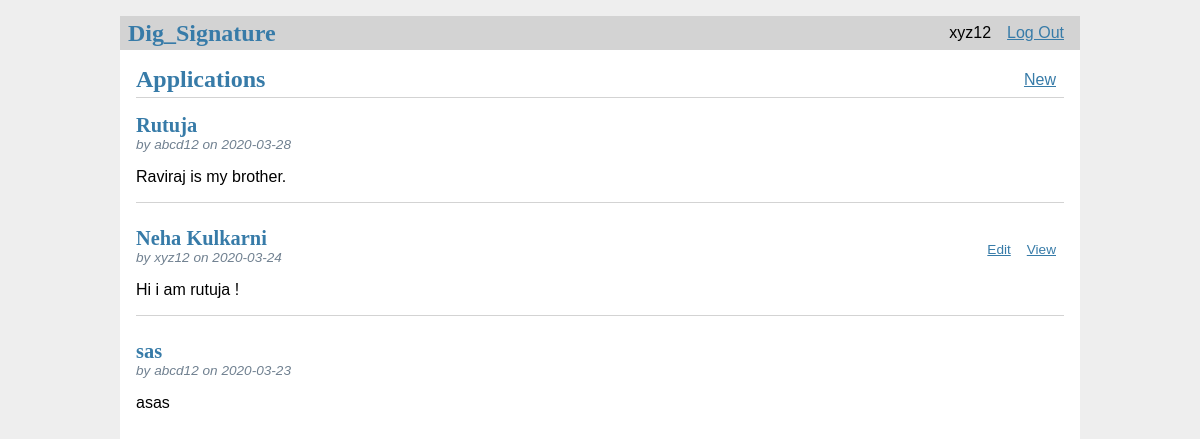
/home (signed in), run on the app's committed database.
### tables this page shows
CREATE TABLE user (
  id INTEGER PRIMARY KEY AUTOINCREMENT,
  username TEXT UNIQUE NOT NULL,
  password TEXT NOT NULL,
  first_name TEXT NOT NULL,
  last_name TEXT NOT NULL
);

CREATE TABLE post (
  id INTEGER PRIMARY KEY AUTOINCREMENT,
  author_id INTEGER NOT NULL,
  created TIMESTAMP NOT NULL DEFAULT CURRENT_TIMESTAMP,
  title TEXT NOT NULL,
  body TEXT NOT NULL,
  FOREIGN KEY (author_id) REFERENCES user (id)
);

### dig_sig/blog.py (the view)
@bp.route('/home')
def home():
    db = get_db()
    posts = db.execute(
        'SELECT p.id, title, body, created, author_id, username'
        ' FROM post p JOIN user u ON p.author_id = u.id'
        ' ORDER BY created DESC'
    ).fetchall()
    return render_template('blog/home.html', posts=posts)

### dig_sig/auth.py (called while the page is built)
@bp.before_app_request
def load_logged_in_user():
    user_id = session.get('user_id')
    if user_id is None:
        g.user = None
    else:
        g.user = get_db().execute(
            'SELECT * FROM user WHERE id = ?', (user_id,)
        ).fetchone()

### dig_sig/db.py (called while the page is built)
def get_db():
    if 'db' not in g:
        g.db = sqlite3.connect(
            current_app.config['DATABASE'],
            detect_types=sqlite3.PARSE_DECLTYPES
        )
        g.db.row_factory = sqlite3.Row
    return g.db

### dig_sig/templates/blog/home.html (shortened to what this page needs)
{% extends 'base.html' %}
{% block header %}
  <h1>{% block title %}Applications{% endblock %}</h1>
  {% if g.user %}
    <a class="action" href="{{ url_for('blog.create') }}">New</a>
  {% endif %}
{% endblock %}
{% block content %}
  {% for post in posts %}
    <article class="post">
      <header>
        <div>
          <h1>{{ post['title'] }}</h1>
          <div class="about">by {{ post['username'] }} on {{ post['created'].strftime('%Y-%m-%d') }}</div>
        </div>
        {% if g.user['id'] == post['author_id'] %}
          <a class="action" href="{{ url_for('blog.update', id=post['id']) }}">Edit</a>
          <a class="action" href="{{ url_for('blog.view', id=post['id']) }}">View</a>
        {% endif %}
      </header>
      <p class="body">{{ post['body'] }}</p>
    </article>
    {% if not loop.last %}
      <hr>
    {% endif %}
  {% endfor %}
{% endblock %}

### dig_sig/templates/base.html (shortened to what this page needs)
<!doctype html>
<link rel="stylesheet" href="{{ url_for('static', filename='style.css') }}">
<nav>
  <h1>Dig_Signature</h1>
  <ul>
    {% if g.user %}
      <li><span>{{ g.user['username'] }}</span>
      <li><a href="{{ url_for('auth.logout') }}">Log Out</a>
    {% else %}
      <li><a href="{{ url_for('auth.register') }}">Register</a>
      <li><a href="{{ url_for('auth.login') }}">Log In</a>
    {% endif %}
  </ul>
</nav>
<section class="content">
  <header>
    {% block header %}{% endblock %}
  </header>
  {% block content %}{% endblock %}
</section>

### dig_sig/static/style.css (style rules this page uses)
h1 { font-family: serif; color: #377ba8; margin: 1rem 0; }
a { color: #377ba8; }
hr { border: none; border-top: 1px solid lightgray; }
nav { background: lightgray; display: flex; align-items: center; padding: 0 0.5rem; }
nav h1 { flex: auto; margin: 0; }
nav ul { display: flex; list-style: none; margin: 0; padding: 0; }
nav ul li a, nav ul li span, header .action { display: block; padding: 0.5rem; }
.content { padding: 0 1rem 1rem; }
.content > header { border-bottom: 1px solid lightgray; display: flex; align-items: flex-end; }
.content > header h1 { flex: auto; margin: 1rem 0 0.25rem 0; }
.post > header { display: flex; align-items: flex-end; font-size: 0.85em; }
.post > header > div:first-of-type { flex: auto; }
.post > header h1 { font-size: 1.5em; margin-bottom: 0; }
.post .about { color: slategray; font-style: italic; }
.post .body { white-space: pre-line; }
.content:last-child { margin-bottom: 0; }

### data on the page
user: user.username "xyz12"
post: title "Rutuja", username "abcd12", created "2020-03-28", body "Raviraj is my brother."
post: title "Neha Kulkarni", username "xyz12", created "2020-03-24", body "Hi i am rutuja !"
post: title "sas", username "abcd12", created "2020-03-23", body "asas"
